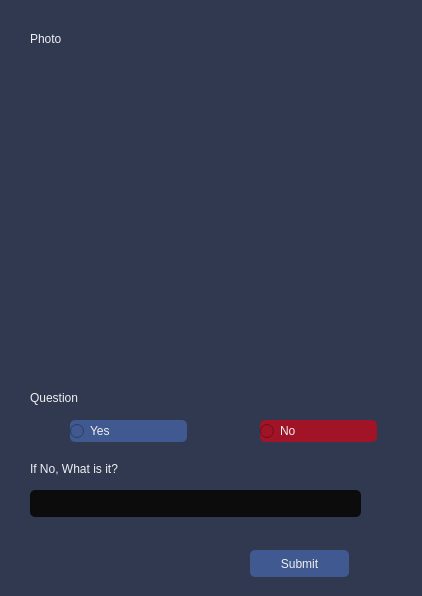
<?xml version="1.0" encoding="UTF-8"?>
<ui version="4.0">
 <class>UavQuestionWidget</class>
 <widget class="QWidget" name="UavQuestionWidget">
  <property name="geometry">
   <rect>
    <x>0</x>
    <y>0</y>
    <width>422</width>
    <height>596</height>
   </rect>
  </property>
  <property name="windowTitle">
   <string>Form</string>
  </property>
  <property name="styleSheet">
   <string notr="true">background-color: rgb(48, 57, 80);
color: rgb(240, 240, 240);
border-radius: 5px;</string>
  </property>
  <widget class="QGraphicsView" name="uavPhoto">
   <property name="geometry">
    <rect>
     <x>10</x>
     <y>70</y>
     <width>401</width>
     <height>301</height>
    </rect>
   </property>
  </widget>
  <widget class="QLabel" name="photoLabel">
   <property name="geometry">
    <rect>
     <x>30</x>
     <y>30</y>
     <width>67</width>
     <height>17</height>
    </rect>
   </property>
   <property name="text">
    <string>Photo</string>
   </property>
  </widget>
  <widget class="QLabel" name="label_2">
   <property name="geometry">
    <rect>
     <x>30</x>
     <y>390</y>
     <width>271</width>
     <height>16</height>
    </rect>
   </property>
   <property name="text">
    <string>Question</string>
   </property>
  </widget>
  <widget class="QLabel" name="label_3">
   <property name="geometry">
    <rect>
     <x>30</x>
     <y>460</y>
     <width>131</width>
     <height>17</height>
    </rect>
   </property>
   <property name="text">
    <string>If No, What is it?</string>
   </property>
  </widget>
  <widget class="QRadioButton" name="yesRadioButton">
   <property name="geometry">
    <rect>
     <x>70</x>
     <y>420</y>
     <width>117</width>
     <height>22</height>
    </rect>
   </property>
   <property name="styleSheet">
    <string notr="true">background-color: rgb(64, 89, 145);
color: rgb(240, 240, 240);</string>
   </property>
   <property name="text">
    <string>Yes</string>
   </property>
  </widget>
  <widget class="QRadioButton" name="noRadioButton">
   <property name="geometry">
    <rect>
     <x>260</x>
     <y>420</y>
     <width>117</width>
     <height>22</height>
    </rect>
   </property>
   <property name="styleSheet">
    <string notr="true">background-color: rgb(161, 20, 40);
color: rgb(240, 240, 240);</string>
   </property>
   <property name="text">
    <string>No</string>
   </property>
  </widget>
  <widget class="QLineEdit" name="objectName">
   <property name="geometry">
    <rect>
     <x>30</x>
     <y>490</y>
     <width>331</width>
     <height>27</height>
    </rect>
   </property>
   <property name="styleSheet">
    <string notr="true">background-color: rgb(12, 12, 12);</string>
   </property>
  </widget>
  <widget class="QPushButton" name="questionSubmit">
   <property name="geometry">
    <rect>
     <x>250</x>
     <y>550</y>
     <width>99</width>
     <height>27</height>
    </rect>
   </property>
   <property name="styleSheet">
    <string notr="true">background-color: rgb(64, 89, 145);
color: rgb(240, 240, 240);</string>
   </property>
   <property name="text">
    <string>Submit</string>
   </property>
  </widget>
 </widget>
 <resources/>
 <connections/>
</ui>
